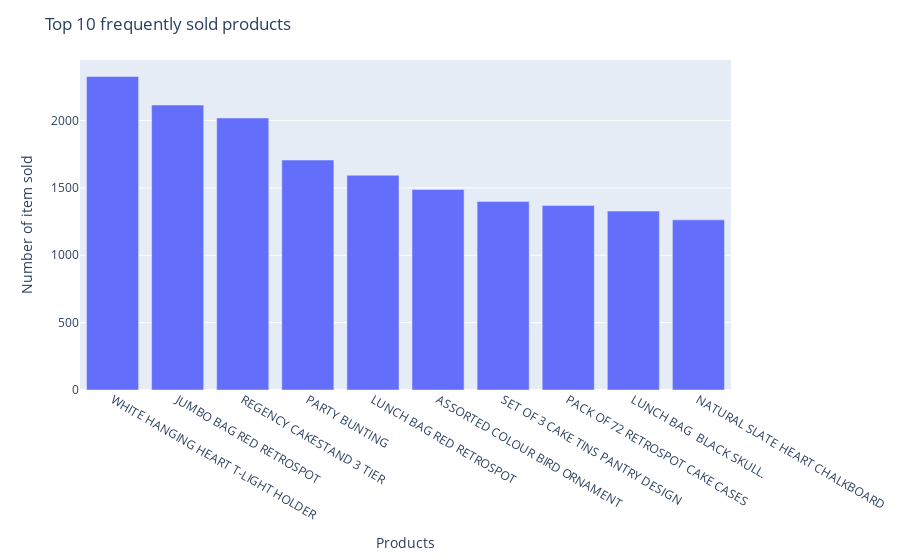

Notebook source saved alongside this figure:
### Code cell
#Let's split up this line of code, we first count the occurances of each item in the dataset, then sort the value in asending order and filter out the first 10 items, this would be the top 10 selling items
x = df['Description'].value_counts().sort_values(ascending=False)[:10]

print("Top 10 frequently sold products")

fig = px.bar(x= x.index, y= x.values)
fig.update_layout(title_text= "Top 10 frequently sold products ", xaxis_title= "Products", yaxis_title="Number of item sold")
fig.show()

### Figure 1 — Plotly figure (JSON) as saved in the notebook; plotly's stock layout.template omitted (floating-point values rounded to 4 significant figures)
{"data": [{"hovertemplate": "x=%{x}<br>y=%{y}<extra></extra>", "legendgroup": "", "marker": {"color": "#636efa", "pattern": {"shape": ""}}, "name": "", "orientation": "v", "showlegend": false, "textposition": "auto", "type": "bar", "x": ["WHITE HANGING HEART T-LIGHT HOLDER", "JUMBO BAG RED RETROSPOT", "REGENCY CAKESTAND 3 TIER", "PARTY BUNTING", "LUNCH BAG RED RETROSPOT", "ASSORTED COLOUR BIRD ORNAMENT", "SET OF 3 CAKE TINS PANTRY DESIGN", "PACK OF 72 RETROSPOT CAKE CASES", "LUNCH BAG  BLACK SKULL.", "NATURAL SLATE HEART CHALKBOARD"], "xaxis": "x", "y": [2327, 2115, 2019, 1707, 1594, 1489, 1399, 1370, 1328, 1263], "yaxis": "y"}], "layout": {"barmode": "relative", "legend": {"tracegroupgap": 0}, "margin": {"t": 60}, "title": {"text": "Top 10 frequently sold products "}, "xaxis": {"anchor": "y", "domain": [0, 1], "title": {"text": "Products"}}, "yaxis": {"anchor": "x", "domain": [0, 1], "title": {"text": "Number of item sold"}}}}
